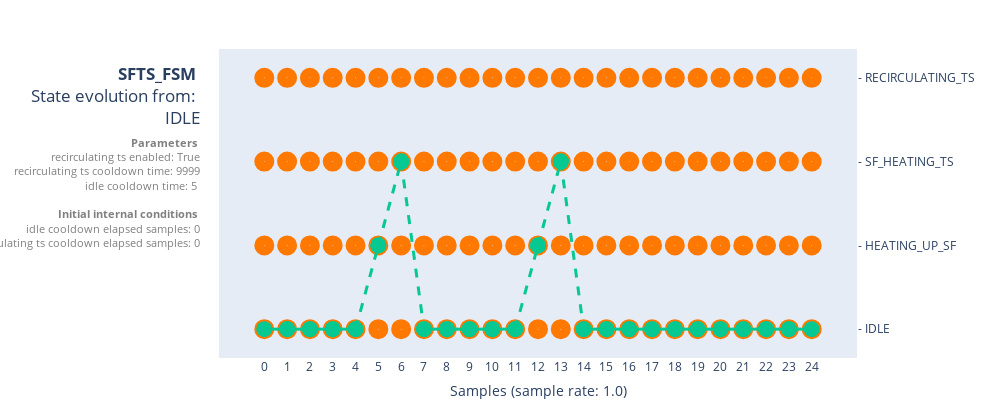
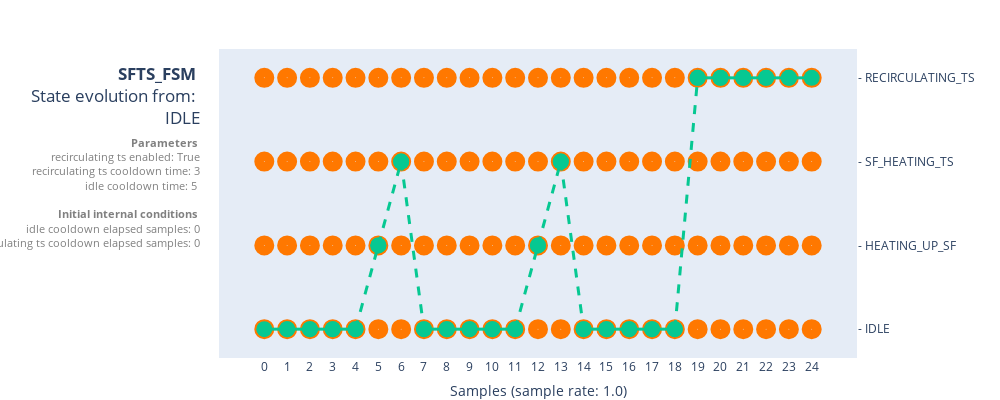
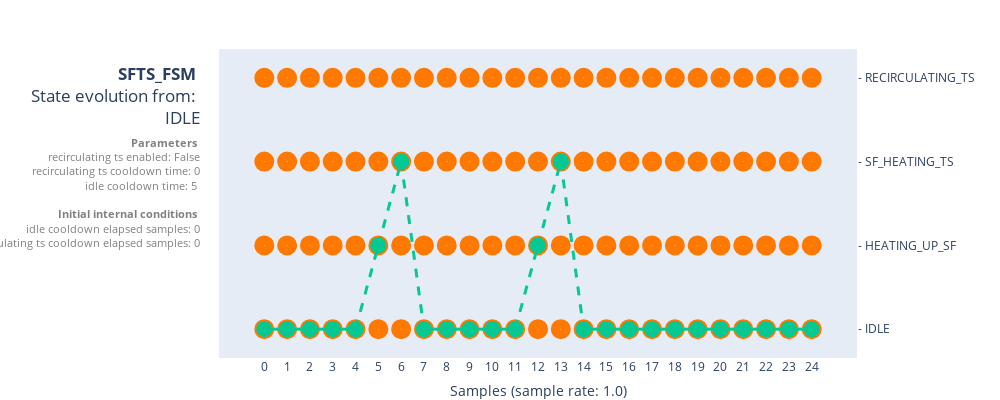

The notebook cell saved with these charts, in order:
### Markdown cell above
### Visualize state evolution of tests

### Code cell
from solarmed_modeling.visualization.fsm.state_evolution import plot_episode_state_evolution

save_figures: bool = True

for param_idx in range(len(params_to_test)):
    for init_int_st_idx in range(len(initial_internal_state_to_test)):
        df = dfs[param_idx][init_int_st_idx]
        model = models[param_idx][init_int_st_idx]
        fig = plot_episode_state_evolution(model=model, df=df)
        
        if save_figures:
            save_figure(
                fig, figure_name=f"{model.name}_test_state_evolution_{param_idx}{init_int_st_idx}", figure_path=output_path, formats=["html", "png"]
            )

        fig.show()

### Figure 1 — Plotly figure (JSON) as saved in the notebook; plotly's stock layout.template omitted (floating-point values rounded to 4 significant figures)
{"data": [{"hoverinfo": "none", "line": {"color": "rgb(50,50,50)", "width": 0.5}, "marker": {"color": "#ff7800", "size": 20, "symbol": "circle-dot"}, "mode": "markers", "name": "states", "text": ["IDLE", "HEATING_UP_SF", "SF_HEATING_TS", "RECIRCULATING_TS", "IDLE", "HEATING_UP_SF", "SF_HEATING_TS", "RECIRCULATING_TS", "IDLE", "HEATING_UP_SF", "SF_HEATING_TS", "RECIRCULATING_TS", "IDLE", "HEATING_UP_SF", "SF_HEATING_TS", "RECIRCULATING_TS", "IDLE", "HEATING_UP_SF", "SF_HEATING_TS", "RECIRCULATING_TS", "IDLE", "HEATING_UP_SF", "SF_HEATING_TS", "RECIRCULATING_TS", "IDLE", "HEATING_UP_SF", "SF_HEATING_TS", "RECIRCULATING_TS", "IDLE", "HEATING_UP_SF", "SF_HEATING_TS", "RECIRCULATING_TS", "IDLE", "HEATING_UP_SF", "SF_HEATING_TS", "RECIRCULATING_TS", "IDLE", "HEATING_UP_SF", "SF_HEATING_TS", "RECIRCULATING_TS", "IDLE", "HEATING_UP_SF", "SF_HEATING_TS", "RECIRCULATING_TS", "IDLE", "HEATING_UP_SF", "SF_HEATING_TS", "RECIRCULATING_TS", "IDLE", "HEATING_UP_SF", "SF_HEATING_TS", "RECIRCULATING_TS", "IDLE", "HEATING_UP_SF", "SF_HEATING_TS", "RECIRCULATING_TS", "IDLE", "HEATING_UP_SF", "SF_HEATING_TS", "RECIRCULATING_TS", "IDLE", "HEATING_UP_SF", "SF_HEATING_TS", "RECIRCULATING_TS", "IDLE", "HEATING_UP_SF", "SF_HEATING_TS", "RECIRCULATING_TS", "IDLE", "HEATING_UP_SF", "SF_HEATING_TS", "RECIRCULATING_TS", "IDLE", "HEATING_UP_SF", "SF_HEATING_TS", "RECIRCULATING_TS", "IDLE", "HEATING_UP_SF", "SF_HEATING_TS", "RECIRCULATING_TS", "IDLE", "HEATING_UP_SF", "SF_HEATING_TS", "RECIRCULATING_TS", "IDLE", "HEATING_UP_SF", "SF_HEATING_TS", "RECIRCULATING_TS", "IDLE", "HEATING_UP_SF", "SF_HEATING_TS", "RECIRCULATING_TS", "IDLE", "HEATING_UP_SF", "SF_HEATING_TS", "RECIRCULATING_TS", "IDLE", "HEATING_UP_SF", "SF_HEATING_TS", "RECIRCULATING_TS"], "type": "scatter", "uid": "3702b464-5823-4aca-a0d4-94c2393d7a99", "x": [0, 0, 0, 0, 1, 1, 1, 1, 2, 2, 2, 2, 3, 3, 3, 3, 4, 4, 4, 4, 5, 5, 5, 5, 6, 6, 6, 6, 7, 7, 7, 7, 8, 8, 8, 8, 9, 9, 9, 9, 10, 10, 10, 10, 11, 11, 11, 11, 12, 12, 12, 12, 13, 13, 13, 13, 14, 14, 14, 14, 15, 15, 15, 15, 16, 16, 16, 16, 17, 17, 17, 17, 18, 18, 18, 18, 19, 19, 19, 19, 20, 20, 20, 20, 21, 21, 21, 21, 22, 22, 22, 22, 23, 23, 23, 23, 24, 24, 24, 24], "y": [0, 1, 2, 3, 0, 1, 2, 3, 0, 1, 2, 3, 0, 1, 2, 3, 0, 1, 2, 3, 0, 1, 2, 3, 0, 1, 2, 3, 0, 1, 2, 3, 0, 1, 2, 3, 0, 1, 2, 3, 0, 1, 2, 3, 0, 1, 2, 3, 0, 1, 2, 3, 0, 1, 2, 3, 0, 1, 2, 3, 0, 1, 2, 3, 0, 1, 2, 3, 0, 1, 2, 3, 0, 1, 2, 3, 0, 1, 2, 3, 0, 1, 2, 3, 0, 1, 2, 3, 0, 1, 2, 3, 0, 1, 2, 3, 0, 1, 2, 3]}, {"hoverinfo": "none", "line": {"color": "#06C892", "dash": "solid", "width": 3}, "marker": {"color": "#06C892", "size": 16}, "mode": "lines+markers", "type": "scatter", "uid": "d511c17a-1ca8-4c10-9d3b-0c207faabcf8", "x": [0, 1, null, 1, 2, null, 2, 3, null, 3, 4, null, 7, 8, null, 8, 9, null, 9, 10, null, 10, 11, null, 14, 15, null, 15, 16, null, 16, 17, null, 17, 18, null, 18, 19, null, 19, 20, null, 20, 21, null, 21, 22, null, 22, 23, null, 23, 24, null], "y": [0, 0, null, 0, 0, null, 0, 0, null, 0, 0, null, 0, 0, null, 0, 0, null, 0, 0, null, 0, 0, null, 0, 0, null, 0, 0, null, 0, 0, null, 0, 0, null, 0, 0, null, 0, 0, null, 0, 0, null, 0, 0, null, 0, 0, null, 0, 0, null]}, {"hoverinfo": "none", "line": {"color": "#AD72F3", "dash": "solid", "width": 3}, "mode": "lines+markers", "type": "scatter", "uid": "66989453-4996-42fb-92bc-811777dfe112"}, {"hoverinfo": "none", "line": {"color": "#06C892", "dash": "dash", "width": 3}, "marker": {"color": "#06C892", "size": 16}, "mode": "lines+markers", "type": "scatter", "uid": "8c101d26-6a2b-43b1-b6d7-e7891976dde2", "x": [4, 5, null, 5, 6, null, 6, 7, null, 11, 12, null, 12, 13, null, 13, 14, null], "y": [0, 1, null, 1, 2, null, 2, 0, null, 0, 1, null, 1, 2, null, 2, 0, null]}, {"customdata": [["IDLE", false, 0, false, 0], ["IDLE", false, 1, false, 1], ["IDLE", false, 2, false, 2], ["IDLE", false, 3, false, 3], ["IDLE", false, 4, false, 4], ["HEATING_UP_SF", true, 5, false, 5], ["SF_HEATING_TS", true, 5, false, 6], ["IDLE", false, 0, false, 7], ["IDLE", false, 1, false, 8], ["IDLE", false, 2, false, 9], ["IDLE", false, 3, false, 10], ["IDLE", false, 4, false, 11], ["HEATING_UP_SF", true, 5, false, 12], ["SF_HEATING_TS", true, 5, false, 13], ["IDLE", false, 0, false, 14], ["IDLE", false, 1, false, 15], ["IDLE", false, 2, false, 16], ["IDLE", false, 3, false, 17], ["IDLE", false, 4, false, 18], ["IDLE", true, 5, false, 19], ["IDLE", true, 5, false, 20], ["IDLE", true, 5, false, 21], ["IDLE", true, 5, false, 22], ["IDLE", true, 5, false, 23], ["IDLE", true, 5, false, 24]], "hovertemplate": "(sample: %{x}, state: <b>%{customdata[0]}</b>) <br><br><b>Internal states</b><br>idle cooldown done: %{customdata[1]}<br>idle cooldown elapsed samples: %{customdata[2]}<br>recirculating ts cooldown done: %{customdata[3]}<br>recirculating ts cooldown elapsed samples: %{customdata[4]}<extra></extra>", "marker": {"color": "rgba(0, 0, 0, 0)"}, "mode": "markers", "type": "scatter", "uid": "cb92933c-2fd0-4edf-be8e-e4619d8e3b49", "x": [0, 1, 2, 3, 4, 5, 6, 7, 8, 9, 10, 11, 12, 13, 14, 15, 16, 17, 18, 19, 20, 21, 22, 23, 24], "y": [0, 0, 0, 0, 0, 0, 0, 0, 0, 0, 0, 0, 0, 0, 0, 0, 0, 0, 0, 0, 0, 0, 0, 0, 0]}], "layout": {"autosize": false, "font": {"size": 12}, "height": 400, "hovermode": "x unified", "margin": {"b": 0, "l": 220, "pad": 1, "r": 20, "t": 50}, "showlegend": false, "title": {"subtitle": {"font": {"color": "gray", "size": 11}, "text": "<b>Parameters</b> <br>recirculating ts enabled: True<br>recirculating ts cooldown time: 9999<br>idle cooldown time: 5 <br><br><b>Initial internal conditions</b> <br>idle cooldown elapsed samples: 0<br>recirculating ts cooldown elapsed samples: 0"}, "text": "<b>SFTS_FSM</b> <br>State evolution from: <br>IDLE", "x": 0.2, "xanchor": "right", "y": 0.8, "yanchor": "top"}, "width": 1000, "xaxis": {"showgrid": false, "showline": false, "showticklabels": true, "tickvals": [0, 1, 2, 3, 4, 5, 6, 7, 8, 9, 10, 11, 12, 13, 14, 15, 16, 17, 18, 19, 20, 21, 22, 23, 24], "title": {"text": "Samples (sample rate: 1.0)"}, "zeroline": false}, "yaxis": {"showgrid": false, "showline": false, "side": "right", "ticktext": ["- IDLE", "- HEATING_UP_SF", "- SF_HEATING_TS", "- RECIRCULATING_TS"], "tickvals": [0, 1, 2, 3], "title": {"text": ""}, "zeroline": false}}}

### Figure 2 — Plotly figure (JSON) as saved in the notebook; plotly's stock layout.template omitted (floating-point values rounded to 4 significant figures)
{"data": [{"hoverinfo": "none", "line": {"color": "rgb(50,50,50)", "width": 0.5}, "marker": {"color": "#ff7800", "size": 20, "symbol": "circle-dot"}, "mode": "markers", "name": "states", "text": ["IDLE", "HEATING_UP_SF", "SF_HEATING_TS", "RECIRCULATING_TS", "IDLE", "HEATING_UP_SF", "SF_HEATING_TS", "RECIRCULATING_TS", "IDLE", "HEATING_UP_SF", "SF_HEATING_TS", "RECIRCULATING_TS", "IDLE", "HEATING_UP_SF", "SF_HEATING_TS", "RECIRCULATING_TS", "IDLE", "HEATING_UP_SF", "SF_HEATING_TS", "RECIRCULATING_TS", "IDLE", "HEATING_UP_SF", "SF_HEATING_TS", "RECIRCULATING_TS", "IDLE", "HEATING_UP_SF", "SF_HEATING_TS", "RECIRCULATING_TS", "IDLE", "HEATING_UP_SF", "SF_HEATING_TS", "RECIRCULATING_TS", "IDLE", "HEATING_UP_SF", "SF_HEATING_TS", "RECIRCULATING_TS", "IDLE", "HEATING_UP_SF", "SF_HEATING_TS", "RECIRCULATING_TS", "IDLE", "HEATING_UP_SF", "SF_HEATING_TS", "RECIRCULATING_TS", "IDLE", "HEATING_UP_SF", "SF_HEATING_TS", "RECIRCULATING_TS", "IDLE", "HEATING_UP_SF", "SF_HEATING_TS", "RECIRCULATING_TS", "IDLE", "HEATING_UP_SF", "SF_HEATING_TS", "RECIRCULATING_TS", "IDLE", "HEATING_UP_SF", "SF_HEATING_TS", "RECIRCULATING_TS", "IDLE", "HEATING_UP_SF", "SF_HEATING_TS", "RECIRCULATING_TS", "IDLE", "HEATING_UP_SF", "SF_HEATING_TS", "RECIRCULATING_TS", "IDLE", "HEATING_UP_SF", "SF_HEATING_TS", "RECIRCULATING_TS", "IDLE", "HEATING_UP_SF", "SF_HEATING_TS", "RECIRCULATING_TS", "IDLE", "HEATING_UP_SF", "SF_HEATING_TS", "RECIRCULATING_TS", "IDLE", "HEATING_UP_SF", "SF_HEATING_TS", "RECIRCULATING_TS", "IDLE", "HEATING_UP_SF", "SF_HEATING_TS", "RECIRCULATING_TS", "IDLE", "HEATING_UP_SF", "SF_HEATING_TS", "RECIRCULATING_TS", "IDLE", "HEATING_UP_SF", "SF_HEATING_TS", "RECIRCULATING_TS", "IDLE", "HEATING_UP_SF", "SF_HEATING_TS", "RECIRCULATING_TS"], "type": "scatter", "uid": "778bfa36-f960-42ce-9b8b-ccde5852d99d", "x": [0, 0, 0, 0, 1, 1, 1, 1, 2, 2, 2, 2, 3, 3, 3, 3, 4, 4, 4, 4, 5, 5, 5, 5, 6, 6, 6, 6, 7, 7, 7, 7, 8, 8, 8, 8, 9, 9, 9, 9, 10, 10, 10, 10, 11, 11, 11, 11, 12, 12, 12, 12, 13, 13, 13, 13, 14, 14, 14, 14, 15, 15, 15, 15, 16, 16, 16, 16, 17, 17, 17, 17, 18, 18, 18, 18, 19, 19, 19, 19, 20, 20, 20, 20, 21, 21, 21, 21, 22, 22, 22, 22, 23, 23, 23, 23, 24, 24, 24, 24], "y": [0, 1, 2, 3, 0, 1, 2, 3, 0, 1, 2, 3, 0, 1, 2, 3, 0, 1, 2, 3, 0, 1, 2, 3, 0, 1, 2, 3, 0, 1, 2, 3, 0, 1, 2, 3, 0, 1, 2, 3, 0, 1, 2, 3, 0, 1, 2, 3, 0, 1, 2, 3, 0, 1, 2, 3, 0, 1, 2, 3, 0, 1, 2, 3, 0, 1, 2, 3, 0, 1, 2, 3, 0, 1, 2, 3, 0, 1, 2, 3, 0, 1, 2, 3, 0, 1, 2, 3, 0, 1, 2, 3, 0, 1, 2, 3, 0, 1, 2, 3]}, {"hoverinfo": "none", "line": {"color": "#06C892", "dash": "solid", "width": 3}, "marker": {"color": "#06C892", "size": 16}, "mode": "lines+markers", "type": "scatter", "uid": "edec71c7-dfa5-4a64-a2f6-d82e2be5dabb", "x": [0, 1, null, 1, 2, null, 2, 3, null, 3, 4, null, 7, 8, null, 8, 9, null, 9, 10, null, 10, 11, null, 14, 15, null, 15, 16, null, 16, 17, null, 17, 18, null, 19, 20, null, 20, 21, null, 21, 22, null, 22, 23, null, 23, 24, null], "y": [0, 0, null, 0, 0, null, 0, 0, null, 0, 0, null, 0, 0, null, 0, 0, null, 0, 0, null, 0, 0, null, 0, 0, null, 0, 0, null, 0, 0, null, 0, 0, null, 3, 3, null, 3, 3, null, 3, 3, null, 3, 3, null, 3, 3, null]}, {"hoverinfo": "none", "line": {"color": "#AD72F3", "dash": "solid", "width": 3}, "mode": "lines+markers", "type": "scatter", "uid": "076c89f8-d9b4-4f20-ae53-a88c96b1f702"}, {"hoverinfo": "none", "line": {"color": "#06C892", "dash": "dash", "width": 3}, "marker": {"color": "#06C892", "size": 16}, "mode": "lines+markers", "type": "scatter", "uid": "44d2a3d6-422e-488d-9043-232cbfe2c884", "x": [4, 5, null, 5, 6, null, 6, 7, null, 11, 12, null, 12, 13, null, 13, 14, null, 18, 19, null], "y": [0, 1, null, 1, 2, null, 2, 0, null, 0, 1, null, 1, 2, null, 2, 0, null, 0, 3, null]}, {"customdata": [["IDLE", false, 0, false, 0], ["IDLE", false, 1, false, 1], ["IDLE", false, 2, false, 2], ["IDLE", false, 3, true, 3], ["IDLE", false, 4, true, 3], ["HEATING_UP_SF", true, 5, true, 3], ["SF_HEATING_TS", true, 5, true, 3], ["IDLE", false, 0, true, 3], ["IDLE", false, 1, true, 3], ["IDLE", false, 2, true, 3], ["IDLE", false, 3, true, 3], ["IDLE", false, 4, true, 3], ["HEATING_UP_SF", true, 5, true, 3], ["SF_HEATING_TS", true, 5, true, 3], ["IDLE", false, 0, true, 3], ["IDLE", false, 1, true, 3], ["IDLE", false, 2, true, 3], ["IDLE", false, 3, true, 3], ["IDLE", false, 4, true, 3], ["RECIRCULATING_TS", true, 5, true, 3], ["RECIRCULATING_TS", true, 5, true, 3], ["RECIRCULATING_TS", true, 5, true, 3], ["RECIRCULATING_TS", true, 5, true, 3], ["RECIRCULATING_TS", true, 5, true, 3], ["RECIRCULATING_TS", true, 5, true, 3]], "hovertemplate": "(sample: %{x}, state: <b>%{customdata[0]}</b>) <br><br><b>Internal states</b><br>idle cooldown done: %{customdata[1]}<br>idle cooldown elapsed samples: %{customdata[2]}<br>recirculating ts cooldown done: %{customdata[3]}<br>recirculating ts cooldown elapsed samples: %{customdata[4]}<extra></extra>", "marker": {"color": "rgba(0, 0, 0, 0)"}, "mode": "markers", "type": "scatter", "uid": "8ab219c3-5291-4644-94f3-e83c6b3645b1", "x": [0, 1, 2, 3, 4, 5, 6, 7, 8, 9, 10, 11, 12, 13, 14, 15, 16, 17, 18, 19, 20, 21, 22, 23, 24], "y": [0, 0, 0, 0, 0, 0, 0, 0, 0, 0, 0, 0, 0, 0, 0, 0, 0, 0, 0, 0, 0, 0, 0, 0, 0]}], "layout": {"autosize": false, "font": {"size": 12}, "height": 400, "hovermode": "x unified", "margin": {"b": 0, "l": 220, "pad": 1, "r": 20, "t": 50}, "showlegend": false, "title": {"subtitle": {"font": {"color": "gray", "size": 11}, "text": "<b>Parameters</b> <br>recirculating ts enabled: True<br>recirculating ts cooldown time: 3<br>idle cooldown time: 5 <br><br><b>Initial internal conditions</b> <br>idle cooldown elapsed samples: 0<br>recirculating ts cooldown elapsed samples: 0"}, "text": "<b>SFTS_FSM</b> <br>State evolution from: <br>IDLE", "x": 0.2, "xanchor": "right", "y": 0.8, "yanchor": "top"}, "width": 1000, "xaxis": {"showgrid": false, "showline": false, "showticklabels": true, "tickvals": [0, 1, 2, 3, 4, 5, 6, 7, 8, 9, 10, 11, 12, 13, 14, 15, 16, 17, 18, 19, 20, 21, 22, 23, 24], "title": {"text": "Samples (sample rate: 1.0)"}, "zeroline": false}, "yaxis": {"showgrid": false, "showline": false, "side": "right", "ticktext": ["- IDLE", "- HEATING_UP_SF", "- SF_HEATING_TS", "- RECIRCULATING_TS"], "tickvals": [0, 1, 2, 3], "title": {"text": ""}, "zeroline": false}}}

### Figure 3 — Plotly figure (JSON) as saved in the notebook; plotly's stock layout.template omitted (floating-point values rounded to 4 significant figures)
{"data": [{"hoverinfo": "none", "line": {"color": "rgb(50,50,50)", "width": 0.5}, "marker": {"color": "#ff7800", "size": 20, "symbol": "circle-dot"}, "mode": "markers", "name": "states", "text": ["IDLE", "HEATING_UP_SF", "SF_HEATING_TS", "RECIRCULATING_TS", "IDLE", "HEATING_UP_SF", "SF_HEATING_TS", "RECIRCULATING_TS", "IDLE", "HEATING_UP_SF", "SF_HEATING_TS", "RECIRCULATING_TS", "IDLE", "HEATING_UP_SF", "SF_HEATING_TS", "RECIRCULATING_TS", "IDLE", "HEATING_UP_SF", "SF_HEATING_TS", "RECIRCULATING_TS", "IDLE", "HEATING_UP_SF", "SF_HEATING_TS", "RECIRCULATING_TS", "IDLE", "HEATING_UP_SF", "SF_HEATING_TS", "RECIRCULATING_TS", "IDLE", "HEATING_UP_SF", "SF_HEATING_TS", "RECIRCULATING_TS", "IDLE", "HEATING_UP_SF", "SF_HEATING_TS", "RECIRCULATING_TS", "IDLE", "HEATING_UP_SF", "SF_HEATING_TS", "RECIRCULATING_TS", "IDLE", "HEATING_UP_SF", "SF_HEATING_TS", "RECIRCULATING_TS", "IDLE", "HEATING_UP_SF", "SF_HEATING_TS", "RECIRCULATING_TS", "IDLE", "HEATING_UP_SF", "SF_HEATING_TS", "RECIRCULATING_TS", "IDLE", "HEATING_UP_SF", "SF_HEATING_TS", "RECIRCULATING_TS", "IDLE", "HEATING_UP_SF", "SF_HEATING_TS", "RECIRCULATING_TS", "IDLE", "HEATING_UP_SF", "SF_HEATING_TS", "RECIRCULATING_TS", "IDLE", "HEATING_UP_SF", "SF_HEATING_TS", "RECIRCULATING_TS", "IDLE", "HEATING_UP_SF", "SF_HEATING_TS", "RECIRCULATING_TS", "IDLE", "HEATING_UP_SF", "SF_HEATING_TS", "RECIRCULATING_TS", "IDLE", "HEATING_UP_SF", "SF_HEATING_TS", "RECIRCULATING_TS", "IDLE", "HEATING_UP_SF", "SF_HEATING_TS", "RECIRCULATING_TS", "IDLE", "HEATING_UP_SF", "SF_HEATING_TS", "RECIRCULATING_TS", "IDLE", "HEATING_UP_SF", "SF_HEATING_TS", "RECIRCULATING_TS", "IDLE", "HEATING_UP_SF", "SF_HEATING_TS", "RECIRCULATING_TS", "IDLE", "HEATING_UP_SF", "SF_HEATING_TS", "RECIRCULATING_TS"], "type": "scatter", "uid": "8b35d066-9cbf-40c2-9012-5fd56b260166", "x": [0, 0, 0, 0, 1, 1, 1, 1, 2, 2, 2, 2, 3, 3, 3, 3, 4, 4, 4, 4, 5, 5, 5, 5, 6, 6, 6, 6, 7, 7, 7, 7, 8, 8, 8, 8, 9, 9, 9, 9, 10, 10, 10, 10, 11, 11, 11, 11, 12, 12, 12, 12, 13, 13, 13, 13, 14, 14, 14, 14, 15, 15, 15, 15, 16, 16, 16, 16, 17, 17, 17, 17, 18, 18, 18, 18, 19, 19, 19, 19, 20, 20, 20, 20, 21, 21, 21, 21, 22, 22, 22, 22, 23, 23, 23, 23, 24, 24, 24, 24], "y": [0, 1, 2, 3, 0, 1, 2, 3, 0, 1, 2, 3, 0, 1, 2, 3, 0, 1, 2, 3, 0, 1, 2, 3, 0, 1, 2, 3, 0, 1, 2, 3, 0, 1, 2, 3, 0, 1, 2, 3, 0, 1, 2, 3, 0, 1, 2, 3, 0, 1, 2, 3, 0, 1, 2, 3, 0, 1, 2, 3, 0, 1, 2, 3, 0, 1, 2, 3, 0, 1, 2, 3, 0, 1, 2, 3, 0, 1, 2, 3, 0, 1, 2, 3, 0, 1, 2, 3, 0, 1, 2, 3, 0, 1, 2, 3, 0, 1, 2, 3]}, {"hoverinfo": "none", "line": {"color": "#06C892", "dash": "solid", "width": 3}, "marker": {"color": "#06C892", "size": 16}, "mode": "lines+markers", "type": "scatter", "uid": "eb7cb064-55f3-4e04-ae2a-399affe90b8e", "x": [0, 1, null, 1, 2, null, 2, 3, null, 3, 4, null, 7, 8, null, 8, 9, null, 9, 10, null, 10, 11, null, 14, 15, null, 15, 16, null, 16, 17, null, 17, 18, null, 18, 19, null, 19, 20, null, 20, 21, null, 21, 22, null, 22, 23, null, 23, 24, null], "y": [0, 0, null, 0, 0, null, 0, 0, null, 0, 0, null, 0, 0, null, 0, 0, null, 0, 0, null, 0, 0, null, 0, 0, null, 0, 0, null, 0, 0, null, 0, 0, null, 0, 0, null, 0, 0, null, 0, 0, null, 0, 0, null, 0, 0, null, 0, 0, null]}, {"hoverinfo": "none", "line": {"color": "#AD72F3", "dash": "solid", "width": 3}, "mode": "lines+markers", "type": "scatter", "uid": "7fae7a93-450b-4063-b7c6-36c328d4f20b"}, {"hoverinfo": "none", "line": {"color": "#06C892", "dash": "dash", "width": 3}, "marker": {"color": "#06C892", "size": 16}, "mode": "lines+markers", "type": "scatter", "uid": "592b5a19-71cd-4c79-95ec-2c12d3034619", "x": [4, 5, null, 5, 6, null, 6, 7, null, 11, 12, null, 12, 13, null, 13, 14, null], "y": [0, 1, null, 1, 2, null, 2, 0, null, 0, 1, null, 1, 2, null, 2, 0, null]}, {"customdata": [["IDLE", false, 0, false, 0], ["IDLE", false, 1, true, 1], ["IDLE", false, 2, true, 1], ["IDLE", false, 3, true, 1], ["IDLE", false, 4, true, 1], ["HEATING_UP_SF", true, 5, true, 1], ["SF_HEATING_TS", true, 5, true, 1], ["IDLE", false, 0, true, 1], ["IDLE", false, 1, true, 1], ["IDLE", false, 2, true, 1], ["IDLE", false, 3, true, 1], ["IDLE", false, 4, true, 1], ["HEATING_UP_SF", true, 5, true, 1], ["SF_HEATING_TS", true, 5, true, 1], ["IDLE", false, 0, true, 1], ["IDLE", false, 1, true, 1], ["IDLE", false, 2, true, 1], ["IDLE", false, 3, true, 1], ["IDLE", false, 4, true, 1], ["IDLE", true, 5, true, 1], ["IDLE", true, 5, true, 1], ["IDLE", true, 5, true, 1], ["IDLE", true, 5, true, 1], ["IDLE", true, 5, true, 1], ["IDLE", true, 5, true, 1]], "hovertemplate": "(sample: %{x}, state: <b>%{customdata[0]}</b>) <br><br><b>Internal states</b><br>idle cooldown done: %{customdata[1]}<br>idle cooldown elapsed samples: %{customdata[2]}<br>recirculating ts cooldown done: %{customdata[3]}<br>recirculating ts cooldown elapsed samples: %{customdata[4]}<extra></extra>", "marker": {"color": "rgba(0, 0, 0, 0)"}, "mode": "markers", "type": "scatter", "uid": "2ce93d46-8a66-40c8-99c3-d95a830df775", "x": [0, 1, 2, 3, 4, 5, 6, 7, 8, 9, 10, 11, 12, 13, 14, 15, 16, 17, 18, 19, 20, 21, 22, 23, 24], "y": [0, 0, 0, 0, 0, 0, 0, 0, 0, 0, 0, 0, 0, 0, 0, 0, 0, 0, 0, 0, 0, 0, 0, 0, 0]}], "layout": {"autosize": false, "font": {"size": 12}, "height": 400, "hovermode": "x unified", "margin": {"b": 0, "l": 220, "pad": 1, "r": 20, "t": 50}, "showlegend": false, "title": {"subtitle": {"font": {"color": "gray", "size": 11}, "text": "<b>Parameters</b> <br>recirculating ts enabled: False<br>recirculating ts cooldown time: 0<br>idle cooldown time: 5 <br><br><b>Initial internal conditions</b> <br>idle cooldown elapsed samples: 0<br>recirculating ts cooldown elapsed samples: 0"}, "text": "<b>SFTS_FSM</b> <br>State evolution from: <br>IDLE", "x": 0.2, "xanchor": "right", "y": 0.8, "yanchor": "top"}, "width": 1000, "xaxis": {"showgrid": false, "showline": false, "showticklabels": true, "tickvals": [0, 1, 2, 3, 4, 5, 6, 7, 8, 9, 10, 11, 12, 13, 14, 15, 16, 17, 18, 19, 20, 21, 22, 23, 24], "title": {"text": "Samples (sample rate: 1.0)"}, "zeroline": false}, "yaxis": {"showgrid": false, "showline": false, "side": "right", "ticktext": ["- IDLE", "- HEATING_UP_SF", "- SF_HEATING_TS", "- RECIRCULATING_TS"], "tickvals": [0, 1, 2, 3], "title": {"text": ""}, "zeroline": false}}}
